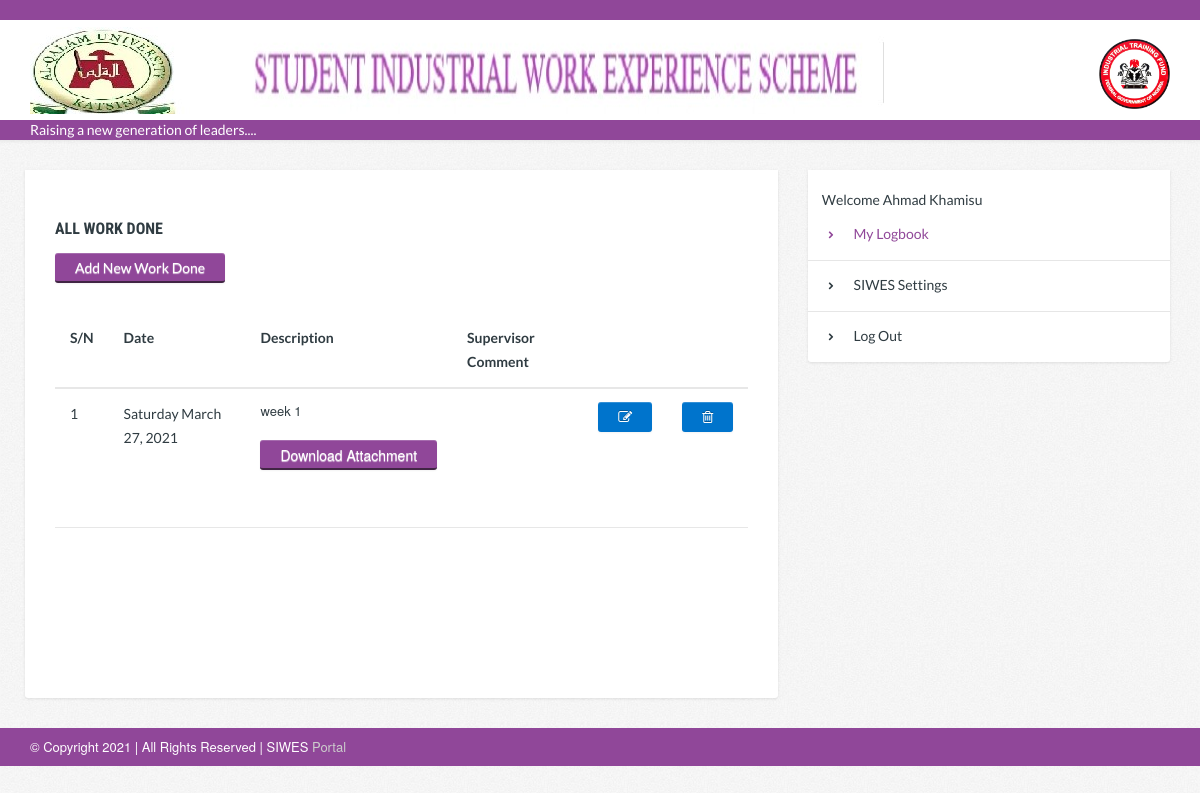
Screenshot of /mylogbook.php (signed in) with the database file from the repository.
### tables this page shows
CREATE TABLE `logbook` (
  `logbookId` int(6) UNSIGNED NOT NULL,
  `logbookMat` varchar(100) NOT NULL,
  `logbookDesc` text NOT NULL,
  `logbookAttach` varchar(100) NOT NULL,
  `logbookComment` text NOT NULL,
  `logDeleteReason` varchar(100) NOT NULL,
  `logbookDelete` varchar(100) DEFAULT NULL,
  `logbookDate` date DEFAULT current_timestamp(),
  `logbookTime` timestamp NOT NULL DEFAULT current_timestamp() ON UPDATE current_timestamp()
);

CREATE TABLE `reglist` (
  `matno` int(11) NOT NULL,
  `fname` varchar(100) DEFAULT NULL,
  `sname` varchar(100) DEFAULT NULL,
  `mname` varchar(100) DEFAULT NULL,
  `sex` varchar(50) DEFAULT NULL,
  `college` varchar(100) DEFAULT NULL,
  `dept` varchar(100) DEFAULT NULL,
  `program` varchar(100) DEFAULT NULL,
  `level` varchar(100) DEFAULT NULL,
  `studentshipStatus` varchar(100) DEFAULT NULL,
  `password` varchar(100) NOT NULL
);

### models/studentinfo.php (called while the page is built, shortened)
<?php
    include_once("includes/functions.php");
    $matno = $_SESSION['matno'];
    $getstdnt = "SELECT * FROM reglist WHERE matno='$matno'";
    $stdnt = mysqli_query($connection, $getstdnt );
    $row = mysqli_fetch_array($stdnt);
    $fname =  $row['fname'];
    $sname =  $row['sname'];
?>

### mylogbook.php (the view, shortened to what this page needs)
<?php
include_once("includes/functions.php");
include_once("models/studentinfo.php");
$serial = 1;
$inc = 1;
?>
<?php require('views/header.php'); ?>
<div id="page-content">
	<div class="container">
		<div class="row">
			<div class="col-sm-8 page-content">
				<div class="white-container mb0">
					<div id='thegentable' class='pb90'>
						<h6>All Work Done</h6>
						<?php
						if ($_SESSION['adminrole'] == "Administrator") {
						?><a href="#" id='shownew' class="btn btn-default">Add New Work Done</a>
							<?php
						} else {
							$thel = mysqli_query($connection, "SELECT * FROM siwespost WHERE  siwesMat = '$matno'");
							if (mysqli_num_rows($thel) > 0) {?>
							<a href="#" id='shownew' class="btn btn-default">Add New Work Done</a>
							<?php
							} else {?>
								<H3>NO SIWES COMPANY ASSIGNED YET</H3>
						<?php	}
						}
						$thelogs = mysqli_query($connection, "SELECT * FROM logbook WHERE  logbookMat = '$matno' and logbookDelete = '0' ORDER BY logbookId DESC");
						if (mysqli_num_rows($thelogs) == 0) { ?>
							<p class='pt20 mb90 pb210'>You have not added any word progress yet.</p>
							<?php
						} else { ?>
							<table class="table-hover">
								<thead">
									<tr>
										<th>S/N</th>
										<th>Date</th>
										<th>Description</th>
										<th>Supervisor Comment</th>
										<th></th>
									</tr>
									<tbody>
										<?php while ($logrow = mysqli_fetch_array($thelogs)) { ?>
											<tr>
												<td><?php echo $serial; ?></td>
												<td><?php echo date_format(date_create($logrow['logbookDate']), 'l F j, Y'); ?></td>
												<td><?php echo $logrow['logbookDesc']; ?>
													<?php if ($logrow['logbookAttach'] != '') : ?>
														<p><a href='models/downloadfile.php?thedocument=<?php echo $logrow['logbookAttach']; ?>' class="btn btn-default">Download Attachment</a></p><br>
													<?php endif; ?>
												</td>
												<td><?php echo $logrow['logbookComment']; ?>
												<td><a href="models/logedit.php?log=<?php echo $logrow['logbookId']; ?>" class='btn btn-primary fa fa-edit' title='Edit'></a></td>
												<td><a data-href="models/logdelete.php?log=<?php echo $logrow['logbookId']; ?>" data-toggle="modal" data-target="#confirm-delete" href="#" class='btn btn-primary fa fa-trash-o' title='Delete'></a></td>
											</tr>
											<?php $serial = $serial + $inc; ?>
										<?php } ?>
									</tbody>
							</table>
						<?php } ?>
					</div>
				</div>
			</div>
			<div class="col-sm-4 page-sidebar">
				<aside>
					<div class="widget sidebar-widget white-container links-widget">
						<ul><br>
							<div>&nbsp&nbsp&nbsp&nbsp Welcome <?php echo ucwords($fname . ' ' . $sname); ?></div>
							<li class="active"><a href="mylogbook.php">My Logbook</a></li>
							<li><a href="siwes.php">SIWES Settings</a></li>
							<li><a href="models/logout.php">Log Out</a></li>
						</ul>
					</div>
				</aside>
			</div>
		</div>
	</div>
</div>
<?php require('views/footer.php'); ?>

### assets/css/style.css (style rules this page uses)
body { background: #ffffff; color: #303c42; font-size: 14px; font-family: 'Lato', Helvetica, Arial, sans-serif; line-height: 20px; cursor: default; -webkit-font-smoothing: antialiased; opacity: 0; }
body.loaded { background: url(../img/bg-pattern.png) repeat 0 0; opacity: 1; -webkit-transition: opacity 0.3s ease-in; -moz-transition: opacity 0.3s ease-in; -o-transition: opacity 0.3s ease-in; transition: opacity 0.3s ease-in; }
#page-content { -webkit-box-shadow: inset 0 5px 5px -5px rgba(0,0,0,.1); box-shadow: inset 0 5px 5px -5px rgba(0,0,0,.1); }
.page-content, .page-sidebar { padding-top: 30px; padding-bottom: 30px; }
a { color: #904799; text-decoration: none; cursor: pointer; }
.loaded a { -webkit-transition: all 0.25s ease-out; -moz-transition: all 0.25s ease-out; -o-transition: all 0.25s ease-out; transition: all 0.25s ease-out; }
p { margin: 0 0 10px; }
.page-content p { margin: 0 0 20px; }
ul, ol { margin-top: 0; margin-bottom: 10px; }
.white-container { margin-bottom: 30px; padding: 20px 30px; -webkit-border-radius: 0 0 3px 3px; border-radius: 0 0 3px 3px; background: #ffffff; -webkit-box-shadow: 0px 1px 3px 0px rgba(0,0,0,.1); box-shadow: 0px 1px 3px 0px rgba(0,0,0,.1); }
h1, h2, h3, h4, h5, h6, .h1, .h2, .h3, .h4, .h5, .h6 { color: inherit; text-transform: uppercase; font-weight: 700; font-family: 'Roboto Condensed', sans-serif; line-height: 1.1; }
h4, h5, h6 { margin-top: 30px; margin-bottom: 15px; }
h6, .h6 { font-size: 16px; }
table { margin: 30px 0 60px 0; max-width: 100%; width: 100%; background-color: transparent; }
th { text-align: left; }
table > thead > tr > th, table > tbody > tr > th, table > tfoot > tr > th, table > thead > tr > td, table > tbody > tr > td, table > tfoot > tr > td { padding: 13px 15px; border-bottom: 1px solid #e7e7e7; vertical-align: top; line-height: 24px; }
table > tbody + tbody { border-top: 2px solid #e7e7e7; }
.btn { display: inline-block; margin-bottom: 0; padding: 5px 20px; border: 0; -webkit-border-radius: 3px; border-radius: 3px; background-image: none; color: #ffffff; vertical-align: middle; text-align: center; white-space: nowrap; font-weight: normal; font-size: 14px; line-height: 20px; cursor: pointer; -webkit-user-select: none; -moz-user-select: none; -ms-user-select: none; -o-user-select: none; user-select: none; }
.loaded .btn { -webkit-transition: all 0.25s ease-out; -moz-transition: all 0.25s ease-out; -o-transition: all 0.25s ease-out; transition: all 0.25s ease-out; }
.btn-default { padding-bottom: 3px; border-bottom: 2px solid #412544; background: #904799; color: #ffffff; }
.widget { position: relative; display: block; margin-bottom: 30px; }
.widget:last-child { margin-bottom: 0; }
.widget.links-widget { padding: 0; }
.widget.links-widget > ul { list-style: none; margin: 0; padding: 0; }
.widget.links-widget > ul > li { position: relative; }
.widget.links-widget > ul > li > a { display: block; border-bottom: 1px solid #e6e6e6; color: inherit; padding: 15px 20px; text-decoration: none; }
.widget.links-widget > ul > li > a:hover, .widget.links-widget > ul > li.active > a { color: #904799; }
.widget.links-widget > ul > li:last-child > a { border-bottom: 0; }
.widget.links-widget > ul > li > a:before { position: relative; top: -1px; margin-right: 20px; color: inherit; content: '\f054'; font-size: 8px; font-family: 'FontAwesome'; }
.mb0 { margin-bottom: 0; }
.pb90 { padding-bottom: 90px; }

### rows the page displays
logbook: logbookDate "Saturday March 27, 2021", logbookDesc "week 1"
reglist: fname+sname "Ahmad Khamisu"
